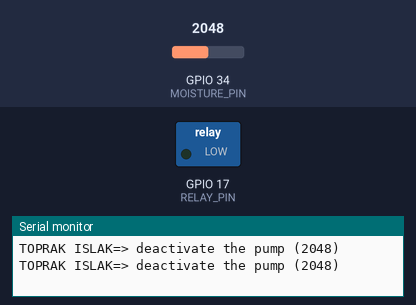
Bench run of a sketch on a simulated ESP32. Parts: switched loads named in the sketch (green lamp = pin HIGH), the last lines printed to the serial monitor. Inputs (shaded band) come from the test bench; at power-on: GPIO 34 (MOISTURE_PIN) = 2048.

Above: at 1.8 s.
1.9 s: GPIO 34 (MOISTURE_PIN) set to 2969
3.4 s: GPIO 34 (MOISTURE_PIN) set to 3057
At 4.4 s:
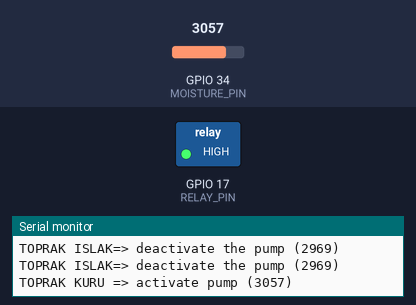
5.5 s: GPIO 34 (MOISTURE_PIN) set to 2960
At 7.1 s:
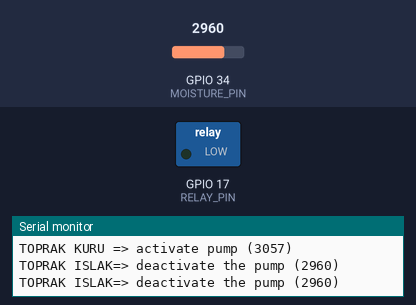
7.5 s: GPIO 34 (MOISTURE_PIN) set to 3040
At 8.7 s:
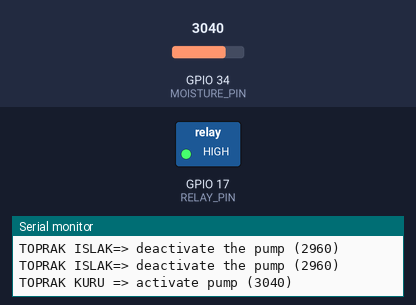
Timing chart, 0 to 10.5 s (numbered marks = the images above; inputs shaded):
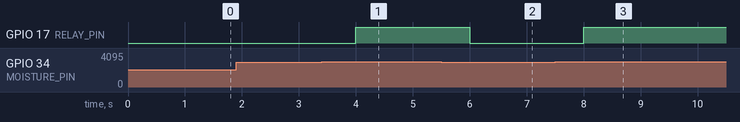

Measured:
- the behaviour switches between 3000 and 3001 on GPIO 34 (MOISTURE_PIN) (found by bisection; images 0 and 1)
- after the input at 3.4 s, GPIO 17 (RELAY_PIN): LOW → HIGH after 0.60 s
- after the input at 5.5 s, GPIO 17 (RELAY_PIN): HIGH → LOW after 0.50 s
- after the input at 7.5 s, GPIO 17 (RELAY_PIN): LOW → HIGH after 0.50 s

The sketch:

TOPRAK_NEM.ino
```cpp
/*
 * This ESP32 code is created by esp32io.com
 *
 * This ESP32 code is released in the public domain
 *
 * For more detail (instruction and wiring diagram), visit https://esp32io.com/tutorials/esp32-soil-moisture-sensor-pump
 */

#define RELAY_PIN    17
#define MOISTURE_PIN 34
#define ESIK 3000

void setup() {
  Serial.begin(9600);
  pinMode(RELAY_PIN, OUTPUT);
}

void loop() {
  int value1 = analogRead(MOISTURE_PIN);

  if (value1 > ESIK) {
    Serial.print("TOPRAK KURU => activate pump");
    digitalWrite(RELAY_PIN, HIGH);
  } else {
    Serial.print("TOPRAK ISLAK=> deactivate the pump");
    digitalWrite(RELAY_PIN, LOW);
  }

  Serial.print(" (");
  Serial.print(value1);
  Serial.println(")");

  delay(1000);
}
```
